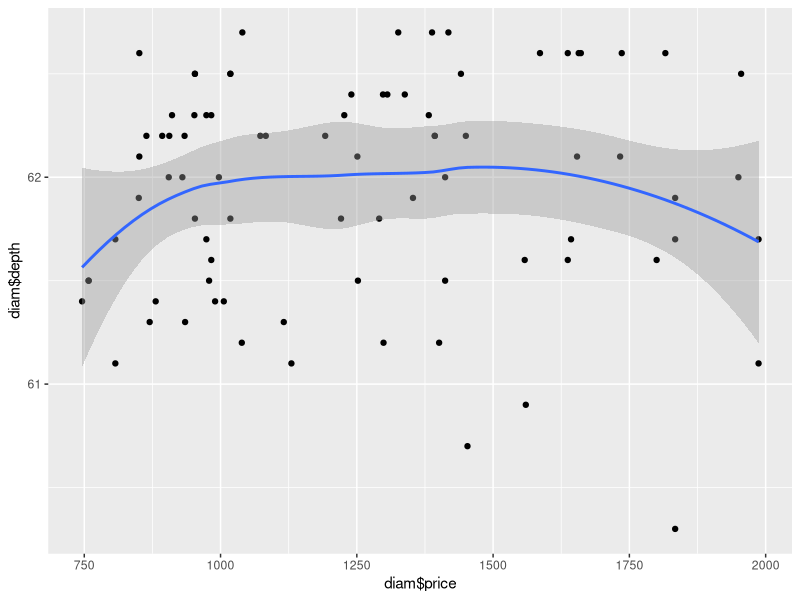

Write R code to recreate this figure. (Note: this script raises an error after producing the figure.)
library(ggplot2)

setwd("~/Code/Stepik_R_1/m3/1.correlation_and_simple_linear_regression")

tt <- read.table("data2.txt", header = F)
tt <- as.data.frame(tt)

fit <- lm(V1 ~ V2, tt)
summary(fit)

diam <- subset(x = diamonds, cut == 'Ideal' & carat == 0.46)
d_fit <- lm(price ~ depth, diam)
d_fit$coefficients

ggplot(diam, aes(x = diam$price, y = diam$depth))+
  geom_point()+
  geom_smooth()

my_df = iris[,c(1,4)]
regr.calc(my_df)
cor <- cor.test(my_df[,1], my_df[,2], method = "pearson")
names(my_df) <- c('v1', 'v2')
cor$p.value
v1 <- my_df[, 1]
v2 <- my_df[, 2]
fit <- lm(v1 ~ v2, my_df)
summary(fit)
fit$fitted.values


regr.calc <- function(x) {
  cor <- cor.test(x[,1], x[,2])
  if (cor$p.value > 0.05) {
    return("There is no sense in prediction")    
  }
  names(x) <- c('v1', 'v2')
  fit <- lm(v1 ~ v2, x)
  x$fit <- fit$fitted.values
  return(x)
}

ir <- iris
str(ir)
ggplot(iris, aes(x = Sepal.Width, y = Petal.Width, col = Species))+
  geom_point()+
  geom_smooth(method = 'lm')

ggplot(mtcars, aes(mpg, disp))+
  geom_point(aes(col = factor(am)))+
  geom_smooth()

ggplot(mtcars, aes(mpg, disp, col = factor(am)))+
  geom_point()+
  geom_smooth()

ggplot(mtcars, aes(mpg, disp))+
  geom_point()+
  geom_smooth(aes(col = factor(am)))














